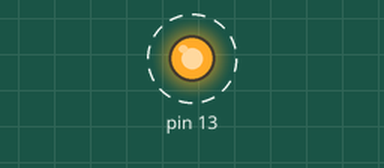
Simulated run of this sketch. Board: Arduino Uno, built with avr-gcc and run on an emulated ATmega328P. On the bench: output pins drawn as LEDs (lit = HIGH). Dashed ring = blinking.

Above: at 0.05 s.
Timing chart, 0 to 3.0 s (numbered marks = the images above):
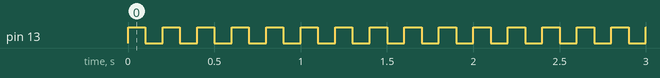

Measured:
- by itself, pin 13: alternates HIGH for 0.10 s and LOW for 0.10 s

The sketch:

01-simple-timer.ino
```cpp
/* Goal: Toggle on-board LED every 100 ms.

I know that the clock is 16 MHz, and the timers are 16 bits wide.
So I need a prescaler such that
(2^16 counts) * prescaler [cycles/count] / (16M cycles/sec) >= 100 ms.
Prescaler=64 works.

With this prescaler, each count is 64 cycles, so each count is
(64 cycles/count) / (16M cycles / sec) = 4 us / count.

Thus for 100 ms, we need
100 ms / (4 us/ count) = 25k counts
So we will do a compare match interrupt at 25k-1.

Timer1 is a general-purpose timer, so we will use that.
*/

void setup_Timer1() {
  cli(); // disable interrupts during setup

  // Clear Timer1 control registers.
  //  These both configure how Timer1 behaves. There are two because one register isn't enough
  //  to hold all the configuration options. Like different "config pages" for the same hardware timer.
  //   TCCR1A = Timer/Counter Control Register [for] Timer1, register A (first part)
  TCCR1A = 0; // Timer 1 Control Register A
  TCCR1B = 0; // Timer 1 Control Register B

  // Reset Timer 1 counter
  // TCNT1 = Timer/Counter1 counter register
  TCNT1 = 0;  // set to 0

  // Set the compare match target ("compare value")
  // OCR1A = Output Compare Register [Timer]1 [Channel]A
  // Note: on Timer1 we also have OCR1B, OCR1C. These are different channels.
  //   Each channel can trigger its own interrupt or control output pins.
  OCR1A = 24999;  // When it reaches 24999, trigger interrupt

  // Set mode to CTC - Clear Timer on Compare Match
  // Thus, when TCNT1 == OCR1A, reset counter to 0
  // Explanation: "|=" is compound assignment operator that does bitwise logical-OR of TCCR1B with
  //  the right-hand side. So this is basically just updating some bits in the timer control register TCCR1B.
  // WGM12 is a named constant for a bit position (Waveform Generation Mode). It is like 3, 4, 5, etc.
  //  "1 << WGM12" is a bit mask generator. Take binary 00000001 and shift it left by WGM12 positions.
  //  Thus the line is setting only the bit WGM12 of TCCR1B.
  TCCR1B |= (1 << WGM12);

  // Set the prescaler to 64
  //  CS10, CS11, CS12 are each Clock Select bits in Timer1's control register B. They are bit positions.
  //  They define where the timer gets its clock from, and how much it's divided (prescaler).
  //    "1 << CS11" set bit CS11 to 1.
  //  Search the datasheet for "TCCR1B", and it shows these bits. Scroll down and there is a table titled
  //  "Clock Select Bit Description" that shows the 8 possible combinations of the three, and what they mean.
  //  So (CSn2, CSn1, CSn0) = (0, 1, 1) is set prescaler to 64
  TCCR1B |= (1 << CS11) | (1 << CS10);

  // Enable the interrupt on Compare Match A
  // This tells hardware "when TCNT1 == OCR1A, generate an interrupt"
  //  TIMSK1 = Time/Counter 1 Interrupt Mask Register
  //  OCIE1A = Timer/Counter 1, Output Compare A Match Interrupt Enable (bit position)
  //    When this bit is written to 1, the Compare A Match interrupt is enabled.
  TIMSK1 |= (1 << OCIE1A);

  // Re-enable global interrupts
  sei();
}

void setup() {
  pinMode(13, OUTPUT);
  setup_Timer1();
}

void loop() {
  // Nothing happens here
}

ISR(TIMER1_COMPA_vect)
{
  // Toggle the LED
  digitalWrite(13, !digitalRead(13));
}
```
